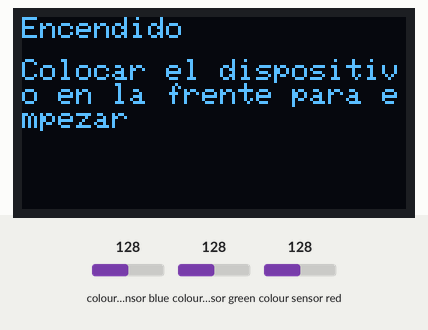
A sketch run on a simulated Arduino Uno, built with avr-gcc and run on an emulated ATmega328P. On the bench: 128×64 one-colour display. Wiring (inferred from the names in the program): TCS3200 colour sensor: output pin 5; S2 pin 2; S3 pin 3; S1 pin 6. The test bench sets the inputs (shaded band); at power-on: colour sensor blue 128, colour sensor green 128, colour sensor red 128. Storage starts empty.

Above: at 0.1 s.
At 0.6 s:
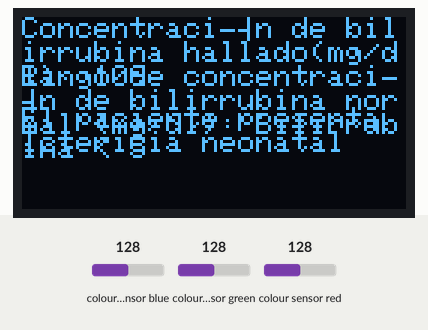

The sketch:

Codigo_editado2.ino
```cpp
#include <Wire.h>
#include <Adafruit_GFX.h>
#include <Adafruit_SSD1306.h>

#include <SPI.h>
#include <SD.h>


#define COL 128
#define rom 64
#define SSpin 10

 Adafruit_SSD1306 display(COL, rom,&Wire);


int VALORSENSOR;

const int s0 = 1;
const int s1 = 6;
const int s2 = 2;
const int s3 = 3;
const int out = 5;


void setup() {

    Serial.begin (9600);
    display.begin(SSD1306_SWITCHCAPVCC, 0x3C);
    pinMode(s0, OUTPUT);
    pinMode(s1, OUTPUT);
    pinMode(s2, OUTPUT);
    pinMode(s3, OUTPUT);
    pinMode(out, INPUT);

    digitalWrite(s0, HIGH);
   digitalWrite(s1, HIGH);

    Wire.begin();

    display.clearDisplay();
    display.setTextColor(SSD1306_WHITE);


    display.clearDisplay();
    display.setTextSize(1);
    display.setCursor(0, 0);
    display.print("Encendido");

    display.setCursor(0, 14);
    display.print("Colocar el dispositivo en la frente para empezar");
    display.display();


    if(digitalRead(s3) == HIGH ){
      display.setCursor(0, 16);
      delay(100);
      display.print("...");
    }

      int AZUL = getAzul();
    delay(200);
    int VERDE = getVerde();
    delay(200);

    VALORSENSOR = 42*(log(145*(pow(VERDE,0.345)/AZUL)));

    display.clearDisplay();
    display.setCursor(0, 0);
    display.print("Concentración de bilirrubina hallado(mg/dl): ");
    display.println(VALORSENSOR);
    display.setCursor(0, 16);
    display.print("Rango de concentración de bilirrubina normal (mg/dl): Bilirrubina < 5 ");


    display.setCursor(0, 30);

    if(VALORSENSOR>5){

      display.print("El paciente presenta Ictericia neonatal");
    } else
    {

      display.print("El paciente no presenta Ictericia neonatal");
    }
    display.display();

    String datastring = "" ;
    datastring =String(VALORSENSOR);
    File datafile= SD.open("datalog.txt",FILE_WRITE);

}

void loop() {
}

int getAzul(){
  digitalWrite(s2, LOW);
  digitalWrite(s3, HIGH);
  int AZUL = pulseIn(out, LOW);
  return AZUL;
}

int getVerde(){
  digitalWrite(s2, HIGH);
  digitalWrite(s3, HIGH);
  int VERDE = pulseIn(out, LOW);
  return VERDE;
}
```
